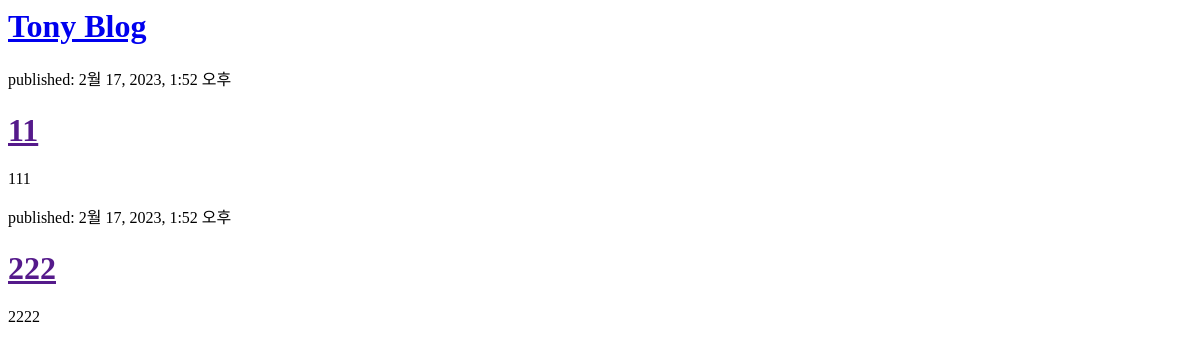
Before: / with the older database file.
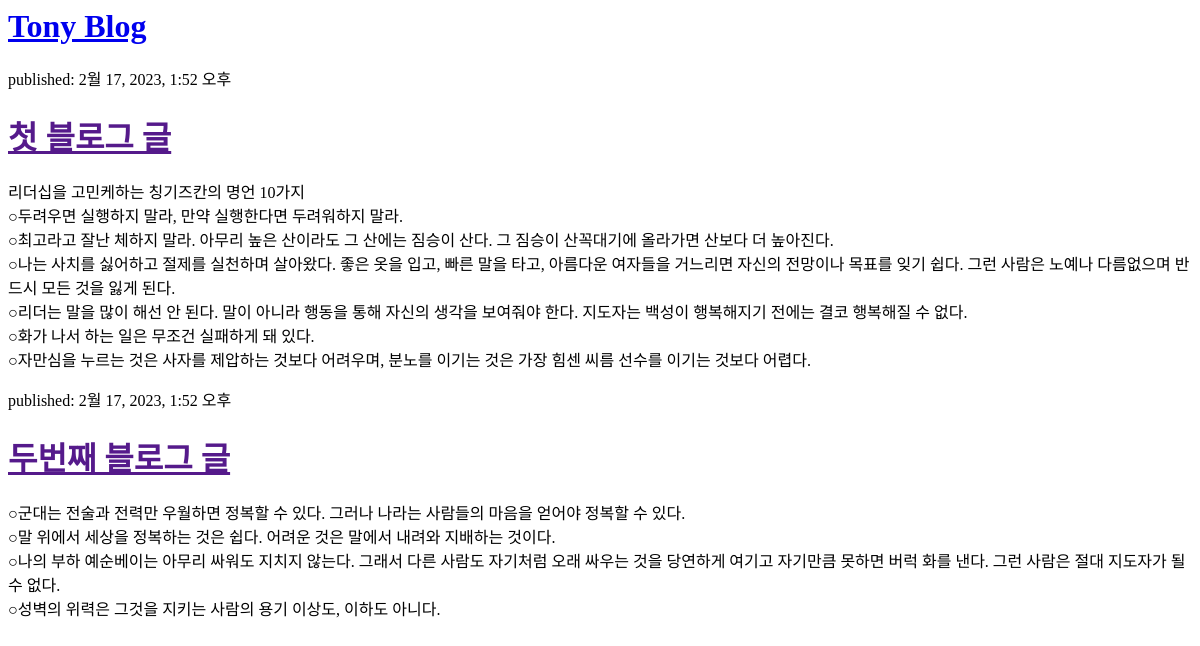
After: the same page with the newer database file.
### blog/models.py (models this page shows, shortened)
class Post(models.Model):
    author = models.ForeignKey(settings.AUTH_USER_MODEL, on_delete=models.CASCADE)
    title = models.CharField(max_length=200)
    text = models.TextField()
    created_date = models.DateTimeField(
            default=timezone.now)
    published_date = models.DateTimeField(
            blank=True, null=True)

### blog/views.py (the view)
# urls.py: path('', views.post_list, name='post_list'),
def post_list(request):
    posts = Post.objects.filter(published_date__lte=timezone.now()).order_by('published_date')
    return render(request, 'blog/post_list.html', {'posts': posts})

### blog/templates/blog/post_list.html (shortened to what this page needs)
<html>
    <head>
    </head>
    <body>
       <div>
    <h1><a href="/">Tony Blog</a></h1>
</div>
{% for post in posts %}
    <div>
        <p>published: {{ post.published_date }}</p>
        <h1><a href="">{{ post.title }}</a></h1>
        <p>{{ post.text|linebreaksbr }}</p>
    </div>
{% endfor %}
    </body>
</html>

Changed rows visible on the page:
changed Post: title "11" → "첫 블로그 글"; text "111" → "리더십을 고민케하는 칭기즈칸의 명언 10가지 ○두려우면 실행하지 말라, 만약 실행한다면 두려워하지 말라. ○최고라고 잘난 체하지 말라. 아무리 높은 산이라도 그 산에는 짐승이 산다. 그 짐승이 산꼭대기에 올라가면 산보다 더 높아진다. ○나는 사치를 싫어하고 절제를 실천하며 살아왔다. 좋은 옷을 입고, 빠른 말을 타고, 아름다운 여자들을 거느리면 자신의 전망이나 목표를 잊기 쉽다. 그런 사람은 노예나 다름없으며 반드시 모든 것을 잃게 된다. ○리더는 말을 많이 해선 안 된다. 말이 아니라 행동을 통해 자신의 생각을 보여줘야 한다. 지도자는 백성이 행복해지기 전에는 결코 행복해질 수 없다. ○화가 나서 하는 일은 무조건 실패하게 돼 있다. ○자만심을 누르는 것은 사자를 제압하는 것보다 어려우며, 분노를 이기는 것은 가장 힘센 씨름 선수를 이기는 것보다 어렵다."
changed Post: title "222" → "두번째 블로그 글"; text "2222" → "○군대는 전술과 전력만 우월하면 정복할 수 있다. 그러나 나라는 사람들의 마음을 얻어야 정복할 수 있다. ○말 위에서 세상을 정복하는 것은 쉽다. 어려운 것은 말에서 내려와 지배하는 것이다. ○나의 부하 예순베이는 아무리 싸워도 지치지 않는다. 그래서 다른 사람도 자기처럼 오래 싸우는 것을 당연하게 여기고 자기만큼 못하면 버럭 화를 낸다. 그런 사람은 절대 지도자가 될 수 없다. ○성벽의 위력은 그것을 지키는 사람의 용기 이상도, 이하도 아니다."
